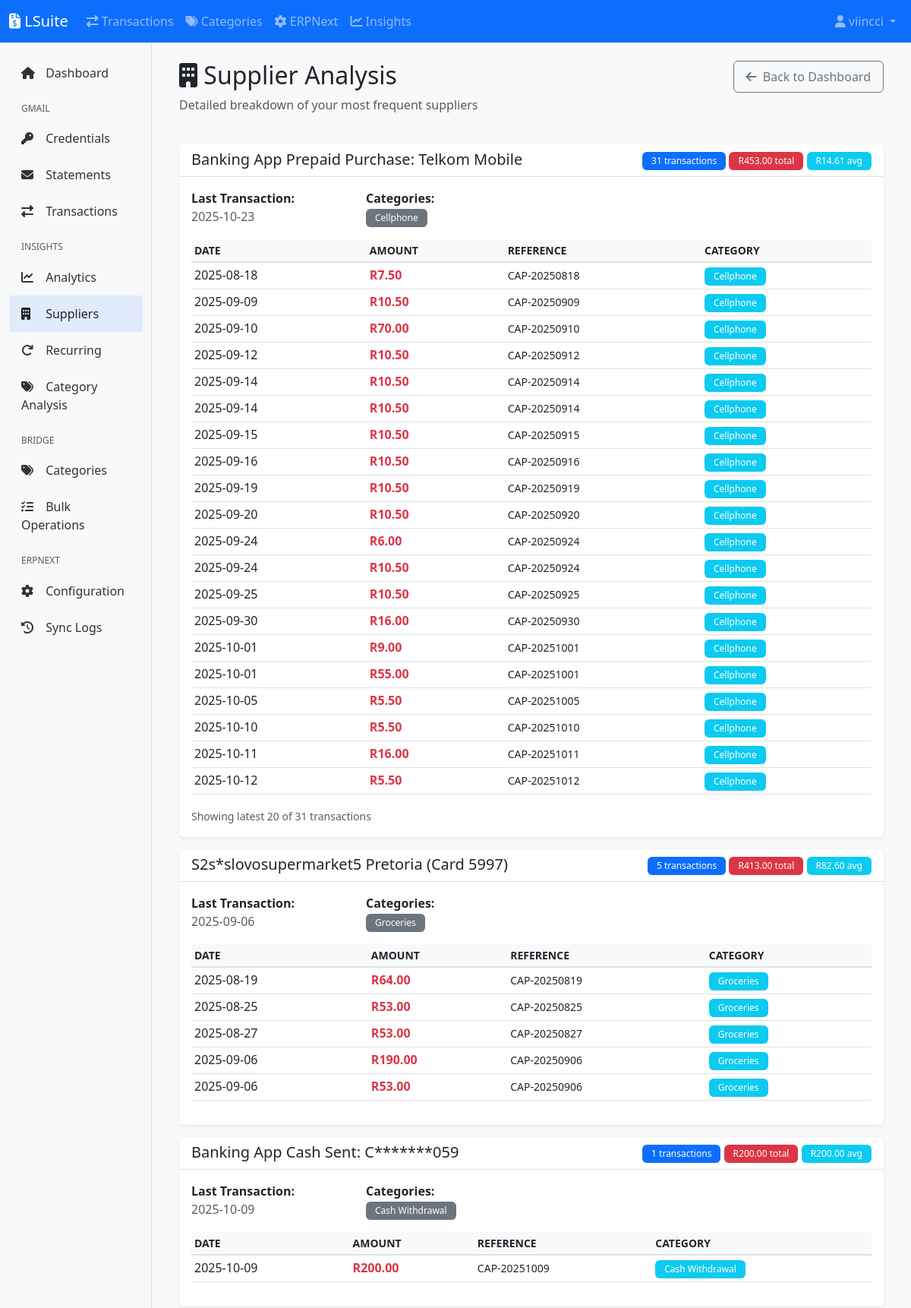
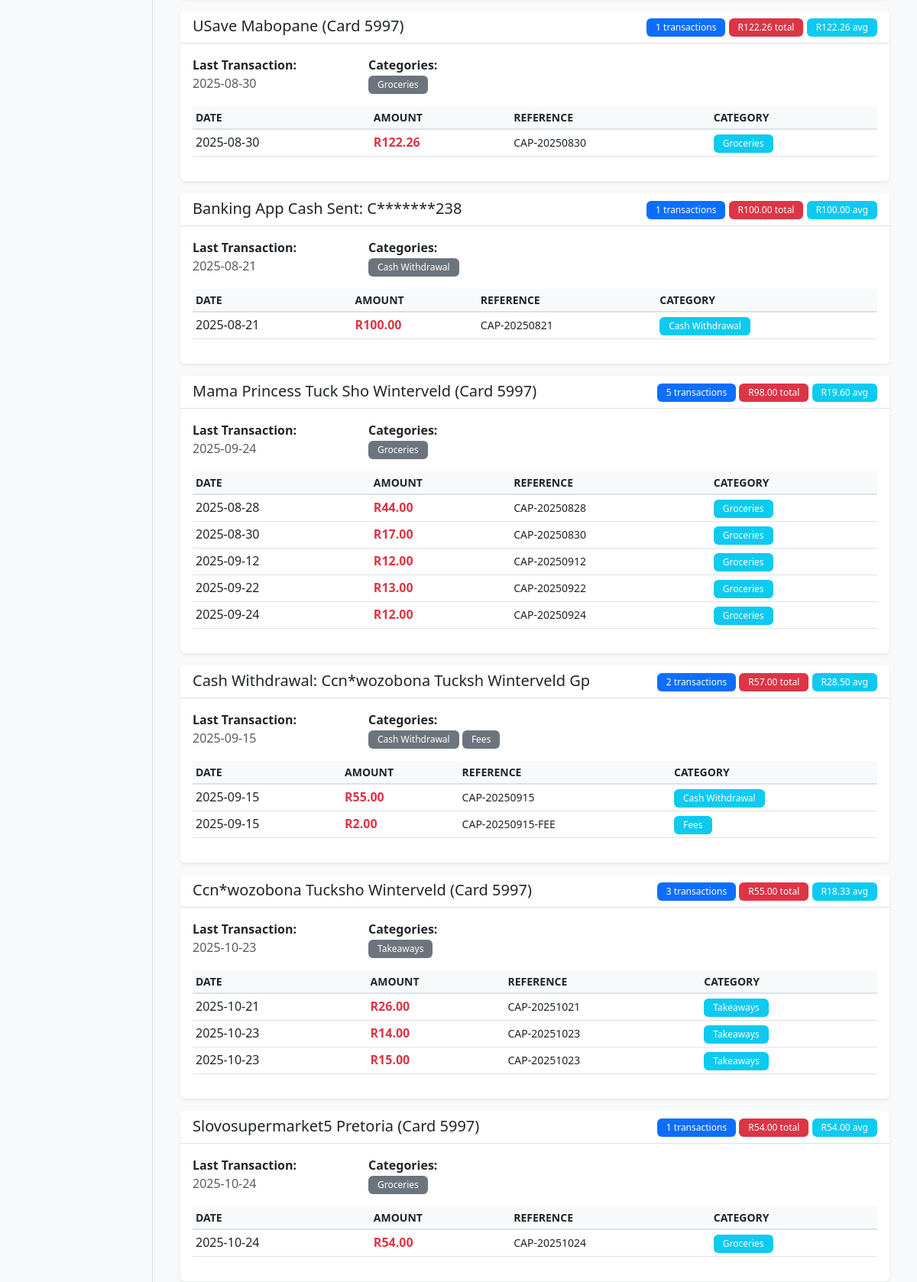
Screenshot of /insights/suppliers (signed in, upper part) with the database file from the repository (2 pictures, top to bottom).
### lsuite/models.py (models this page shows, shortened)
class User(UserMixin, db.Model):
    __tablename__ = 'users'
    id = db.Column(db.Integer, primary_key=True)
    username = db.Column(db.String(80), unique=True, nullable=False, index=True)
    email = db.Column(db.String(120), unique=True, nullable=False, index=True)
    password_hash = db.Column(db.String(255), nullable=False)
    first_name = db.Column(db.String(50))
    last_name = db.Column(db.String(50))
    is_active = db.Column(db.Boolean, default=True)
    is_admin = db.Column(db.Boolean, default=False)
    created_at = db.Column(db.DateTime, default=datetime.utcnow)
    updated_at = db.Column(db.DateTime, default=datetime.utcnow, onupdate=datetime.utcnow)
    ai_enabled = db.Column(db.Boolean, default=True)
    ai_model = db.Column(db.String(50), default='claude-haiku-4.5')
    ai_can_access_files = db.Column(db.Boolean, default=True)
    ai_can_edit_files = db.Column(db.Boolean, default=True)
    bank_accounts = db.relationship('BankAccount', backref='user', lazy='dynamic', cascade='all, delete-orphan')
    transactions = db.relationship('Transaction', backref='user', lazy='dynamic', cascade='all, delete-orphan')
    bank_transactions = db.relationship('BankTransaction', backref='user', lazy='dynamic', cascade='all, delete-orphan')
    invoices = db.relationship('Invoice', backref='user', lazy='dynamic', cascade='all, delete-orphan')
    email_statements = db.relationship('EmailStatement', backref='user', lazy='dynamic', cascade='all, delete-orphan')

class BankTransaction(db.Model):
    __tablename__ = 'bank_transactions'
    id = db.Column(db.Integer, primary_key=True)
    user_id = db.Column(db.Integer, db.ForeignKey('users.id'), nullable=False)
    bank_account_id = db.Column(db.Integer, db.ForeignKey('bank_accounts.id'), nullable=True)
    statement_id = db.Column(db.Integer, db.ForeignKey('email_statements.id'))
    date = db.Column(db.Date, nullable=False, index=True)
    posting_date = db.Column(db.Date, index=True)
    description = db.Column(db.String(500), nullable=False)
    reference_number = db.Column(db.String(100), index=True)
    deposit = db.Column(db.Numeric(15, 2), default=0.00)
    withdrawal = db.Column(db.Numeric(15, 2), default=0.00)
    balance = db.Column(db.Numeric(15, 2))
    currency = db.Column(db.String(3), default='ZAR')
    unallocated_amount = db.Column(db.Numeric(15, 2))
    category_id = db.Column(db.Integer, db.ForeignKey('transaction_categories.id'))
    tags = db.Column(db.String(500))
    notes = db.Column(db.Text)
    is_reconciled = db.Column(db.Boolean, default=False)
    reconciled_date = db.Column(db.DateTime)
    invoice_id = db.Column(db.Integer, db.ForeignKey('invoices.id'))
    erpnext_id = db.Column(db.String(100), index=True)
    erpnext_synced = db.Column(db.Boolean, default=False)
    erpnext_sync_date = db.Column(db.DateTime)
    erpnext_journal_entry = db.Column(db.String(100))
    erpnext_error = db.Column(db.Text)
    created_at = db.Column(db.DateTime, default=datetime.utcnow)
    updated_at = db.Column(db.DateTime, default=datetime.utcnow, onupdate=datetime.utcnow)
    category = db.relationship('TransactionCategory', back_populates='transactions')

class TransactionCategory(db.Model):
    __tablename__ = 'transaction_categories'
    id = db.Column(db.Integer, primary_key=True)
    name = db.Column(db.String(100), nullable=False, unique=True)
    erpnext_account = db.Column(db.String(200), nullable=False)
    transaction_type = db.Column(db.String(20), nullable=False)
    keywords = db.Column(db.Text)
    active = db.Column(db.Boolean, default=True)
    color = db.Column(db.Integer)
    created_at = db.Column(db.DateTime, default=datetime.utcnow)
    transactions = db.relationship('BankTransaction', back_populates='category', lazy='dynamic')

### lsuite/insights/routes.py (the view)
@insights_bp.route('/suppliers')
@login_required
def suppliers():
    days = request.args.get('days', 90, type=int)
    start_date = datetime.now() - timedelta(days=days)
    transactions = BankTransaction.query.filter(
        BankTransaction.user_id == current_user.id,
        BankTransaction.date >= start_date.date(),
        BankTransaction.withdrawal > 0
    ).all()
    supplier_details = defaultdict(lambda: {
        'transactions': [],
        'total': 0,
        'count': 0,
        'avg': 0,
        'last_date': None,
        'categories': set()
    })
    for t in transactions:
        desc = t.description[:50]
        supplier_details[desc]['transactions'].append({
            'date': t.date,
            'amount': float(t.withdrawal),
            'reference': t.reference_number,
            'category': t.category.name if t.category else 'Uncategorized'
        })
        supplier_details[desc]['total'] += float(t.withdrawal)
        supplier_details[desc]['count'] += 1
        if t.category:
            supplier_details[desc]['categories'].add(t.category.name)
        if not supplier_details[desc]['last_date'] or t.date > supplier_details[desc]['last_date']:
            supplier_details[desc]['last_date'] = t.date
    suppliers = []
    for name, data in supplier_details.items():
        data['avg'] = data['total'] / data['count']
        data['categories'] = list(data['categories'])
        data['name'] = name
        suppliers.append(data)
    suppliers = sorted(suppliers, key=lambda x: x['total'], reverse=True)
    return render_template('insights/suppliers.html', suppliers=suppliers, days=days)

### lsuite/extensions.py (called while the page is built)
@login_manager.user_loader
def load_user(user_id):
    from lsuite.models import User
    return User.query.get(int(user_id))

### lsuite/templates/insights/suppliers.html (shortened to what this page needs)
{% extends "base.html" %}
{% block content %}
<div class="container-fluid mt-4">
    <div class="row mb-4">
        <div class="col">
            <h2><i class="fas fa-building"></i> Supplier Analysis</h2>
            <p class="text-muted">Detailed breakdown of your most frequent suppliers</p>
        </div>
        <div class="col-auto">
            <a href="{{ url_for('insights.dashboard') }}" class="btn btn-outline-secondary">
                <i class="fas fa-arrow-left"></i> Back to Dashboard
            </a>
        </div>
    </div>
    {% for supplier in suppliers %}
    <div class="card mb-3">
        <div class="card-header">
            <div class="row">
                <div class="col">
                    <h5 class="mb-0">{{ supplier.name }}</h5>
                </div>
                <div class="col-auto">
                    <span class="badge bg-primary">{{ supplier.count }} transactions</span>
                    <span class="badge bg-danger">R{{ "%.2f"|format(supplier.total) }} total</span>
                    <span class="badge bg-info">R{{ "%.2f"|format(supplier.avg) }} avg</span>
                </div>
            </div>
        </div>
        <div class="card-body">
            <div class="row mb-3">
                <div class="col-md-3">
                    <strong>Last Transaction:</strong><br>
                    <span class="text-muted">{{ supplier.last_date }}</span>
                </div>
                <div class="col-md-9">
                    <strong>Categories:</strong><br>
                    {% for cat in supplier.categories %}
                        <span class="badge bg-secondary">{{ cat }}</span>
                    {% endfor %}
                </div>
            </div>
            <div class="table-responsive">
                <table class="table table-sm table-hover">
                    <thead>
                        <tr>
                            <th>Date</th>
                            <th>Amount</th>
                            <th>Reference</th>
                            <th>Category</th>
                        </tr>
                    </thead>
                    <tbody>
                        {% for trans in supplier.transactions[:20] %}
                        <tr>
                            <td>{{ trans.date }}</td>
                            <td class="text-danger"><strong>R{{ "%.2f"|format(trans.amount) }}</strong></td>
                            <td><small>{{ trans.reference }}</small></td>
                            <td><span class="badge bg-info">{{ trans.category }}</span></td>
                        </tr>
                        {% endfor %}
                    </tbody>
                </table>
            </div>
            {% if supplier.transactions|length > 20 %}
            <small class="text-muted">Showing latest 20 of {{ supplier.count }} transactions</small>
            {% endif %}
        </div>
    </div>
    {% endfor %}
</div>
{% endblock %}

### lsuite/templates/components/navbar.html (shortened to what this page needs)
<nav class="navbar navbar-expand-lg navbar-dark bg-primary">
    <div class="container-fluid">
        <a class="navbar-brand" href="{{ url_for('main.index') if current_user.is_authenticated else url_for('auth.login') }}">
            <i class="fas fa-file-invoice-dollar"></i> LSuite
        </a>
        <div class="collapse navbar-collapse" id="navbarNav">
            {% if current_user.is_authenticated %}
            <ul class="navbar-nav me-auto">
                <li class="nav-item">
                    <a class="nav-link" href="{{ url_for('gmail.transactions') }}">
                        <i class="fas fa-exchange-alt"></i> Transactions
                    </a>
                </li>
                <li class="nav-item">
                    <a class="nav-link" href="{{ url_for('bridge.categories') }}">
                        <i class="fas fa-tags"></i> Categories
                    </a>
                </li>
                <li class="nav-item">
                    <a class="nav-link" href="{{ url_for('erpnext.configs') }}">
                        <i class="fas fa-cog"></i> ERPNext
                    </a>
                </li>
                <li class="nav-item">
                    <a class="nav-link" href="{{ url_for('insights.dashboard') }}">
                        <i class="fas fa-chart-line"></i> Insights
                    </a>
                </li>
            </ul>
            {% endif %}
            <ul class="navbar-nav ms-auto">
                {% if current_user.is_authenticated %}
                    <li class="nav-item dropdown">
                        <a class="nav-link dropdown-toggle" href="#" id="userDropdown" role="button" data-bs-toggle="dropdown">
                            <i class="fas fa-user"></i> {{ current_user.username }}
                        </a>
                    </li>
                {% endif %}
            </ul>
        </div>
    </div>
</nav>

### lsuite/static/css/style.css (style rules this page uses)
body { font-family: 'Segoe UI', Tahoma, Geneva, Verdana, sans-serif; background-color: #f8f9fa; }
.card { border: none; box-shadow: 0 0.125rem 0.25rem rgba(0, 0, 0, .075); transition: transform 0.2s, box-shadow 0.2s; }
.card-header { background-color: #fff; border-bottom: 1px solid rgba(0, 0, 0, .125); font-weight: 600; }
.btn { border-radius: 0.375rem; font-weight: 500; padding: 0.5rem 1rem; }
.btn i { margin-right: 0.25rem; }
.table { background-color: #fff; }
.table thead th { background-color: #f8f9fa; border-bottom: 2px solid #dee2e6; font-weight: 600; text-transform: uppercase; font-size: 0.875rem; }
.badge { padding: 0.375rem 0.75rem; font-weight: 500; }

### rows the page displays
User: username "viincci"
BankTransaction: name "Banking App Prepaid Purchase: Telkom Mobile", count "31", total "453.00", avg "14.61", last_date "2025-10-23", amount "7.50" "10.50" "70.00" "10.50" "10.50" "10.50" "10.50" "10.50" "10.50" "10.50" "6.00" "10.50" "10.50" "16.00" "9.00" "55.00" "5.50" "5.50" "16.00" "5.50"
TransactionCategory: name "Cellphone"
BankTransaction: name "S2s*slovosupermarket5 Pretoria (Card 5997)", count "5", total "413.00", avg "82.60", last_date "2025-09-06", amount "64.00" "53.00" "53.00" "190.00" "53.00"
TransactionCategory: name "Groceries"
BankTransaction: name "Banking App Cash Sent: C*******059", count "1", total "200.00", avg "200.00", last_date "2025-10-09", amount "200.00"
TransactionCategory: name "Cash Withdrawal"
BankTransaction: name "USave Mabopane (Card 5997)", count "1", total "122.26", avg "122.26", last_date "2025-08-30", amount "122.26"
BankTransaction: name "Banking App Cash Sent: C*******238", count "1", total "100.00", avg "100.00", last_date "2025-08-21", amount "100.00"
BankTransaction: name "Mama Princess Tuck Sho Winterveld (Card 5997)", count "5", total "98.00", avg "19.60", last_date "2025-09-24", amount "44.00" "17.00" "12.00" "13.00" "12.00"
BankTransaction: last_date "2025-09-15"
TransactionCategory: name "Fees"
BankTransaction: name "Ccn*wozobona Tucksho Winterveld (Card 5997)", count "3", total "55.00", avg "18.33", last_date "2025-10-23", amount "26.00" "14.00" "15.00"
TransactionCategory: name "Takeaways"
BankTransaction: name "Slovosupermarket5 Pretoria (Card 5997)", count "1", total "54.00", avg "54.00", last_date "2025-10-24", amount "54.00"

### other values shown
{{ supplier.name }} "Cash Withdrawal: Ccn*wozobona Tucksh Winterveld Gp"
{{ supplier.count }} "2"
{{ "%.2f"|format(supplier.total) }} "57.00"
{{ "%.2f"|format(supplier.avg) }} "28.50"
{{ "%.2f"|format(trans.amount) }} "55.00" "2.00"
